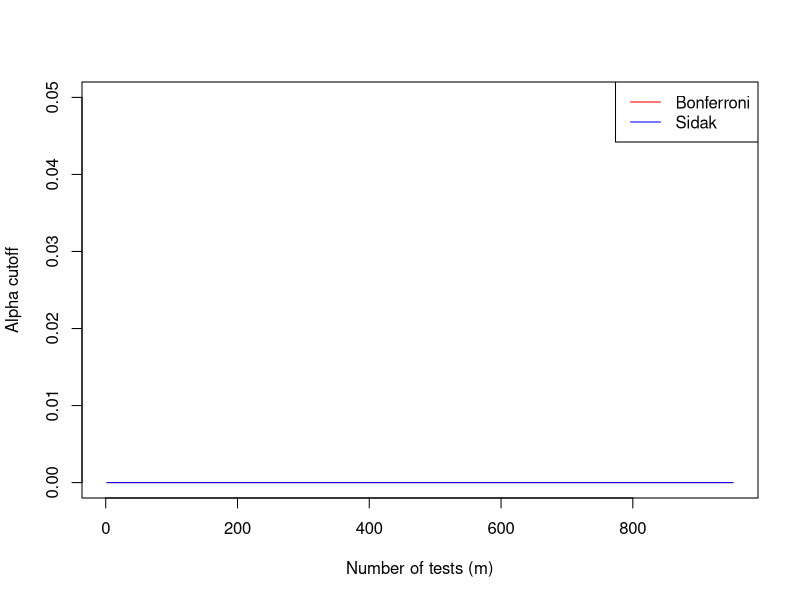

Write the R code that produced this figure.
## ---- chunk 1

## ---- chunk 2

## ---- chunk 3
# Setting the seed for reproducibility
set.seed(1)

# Number of tests
m <- 8793

# Number of simulations
n_simulations <- 10000

# Bonferroni correction alpha level
alpha <- 0.05
bonferroni_cutoff <- alpha / m

# Generate p-values and check how many are below the cutoff for Bonferroni
fwer_bonferroni <- replicate(n_simulations, {
  pvals <- runif(m, 0, 1)
  sum(pvals < bonferroni_cutoff) > 0
})

# Estimate FWER for Bonferroni
fwer_bonferroni_estimate <- mean(fwer_bonferroni)

# Sidak correction alpha level
sidak_cutoff <- 1 - (1 - alpha)^(1 / m)

# Generate p-values and check how many are below the cutoff for Sidak
fwer_sidak <- replicate(n_simulations, {
  pvals <- runif(m, 0, 1)
  sum(pvals < sidak_cutoff) > 0
})

# Estimate FWER for Sidak
fwer_sidak_estimate <- mean(fwer_sidak)

# BH (Benjamini-Hochberg) FDR control
fdr_bh <- replicate(n_simulations, {
  pvals <- runif(m, 0, 1)
  bh_adjusted_pvals <- p.adjust(pvals, method = "BH")
  sum(bh_adjusted_pvals < alpha) > 0
})

# Estimate FDR for BH
fdr_bh_estimate <- mean(fdr_bh)

# Plotting Bonferroni and Sidak cutoffs for various m
alphas <- seq(0, 0.25, 0.01)
m_values <- seq(2, 1000, 50)
bonferroni_alpha <- sapply(m_values, function(m) alphas / m)
sidak_alpha <- sapply(m_values, function(m) 1 - (1 - alphas)^(1 / m))

# Plotting the results
plot(m_values, bonferroni_alpha[1,], type = "l", col = "red", ylab = "Alpha cutoff", xlab = "Number of tests (m)", ylim = c(0, 0.05))
lines(m_values, sidak_alpha[1,], col = "blue")
legend("topright", legend = c("Bonferroni", "Sidak"), col = c("red", "blue"), lty = 1)

# Print the FWER and FDR estimates(error rate假阳性)
cat("Monte Carlo estimate of FWER for Bonferroni:", fwer_bonferroni_estimate, "\n")
cat("Monte Carlo estimate of FWER for Sidak:", fwer_sidak_estimate, "\n")
cat("Monte Carlo estimate of FDR for Benjamini-Hochberg (BH):", fdr_bh_estimate, "\n")

